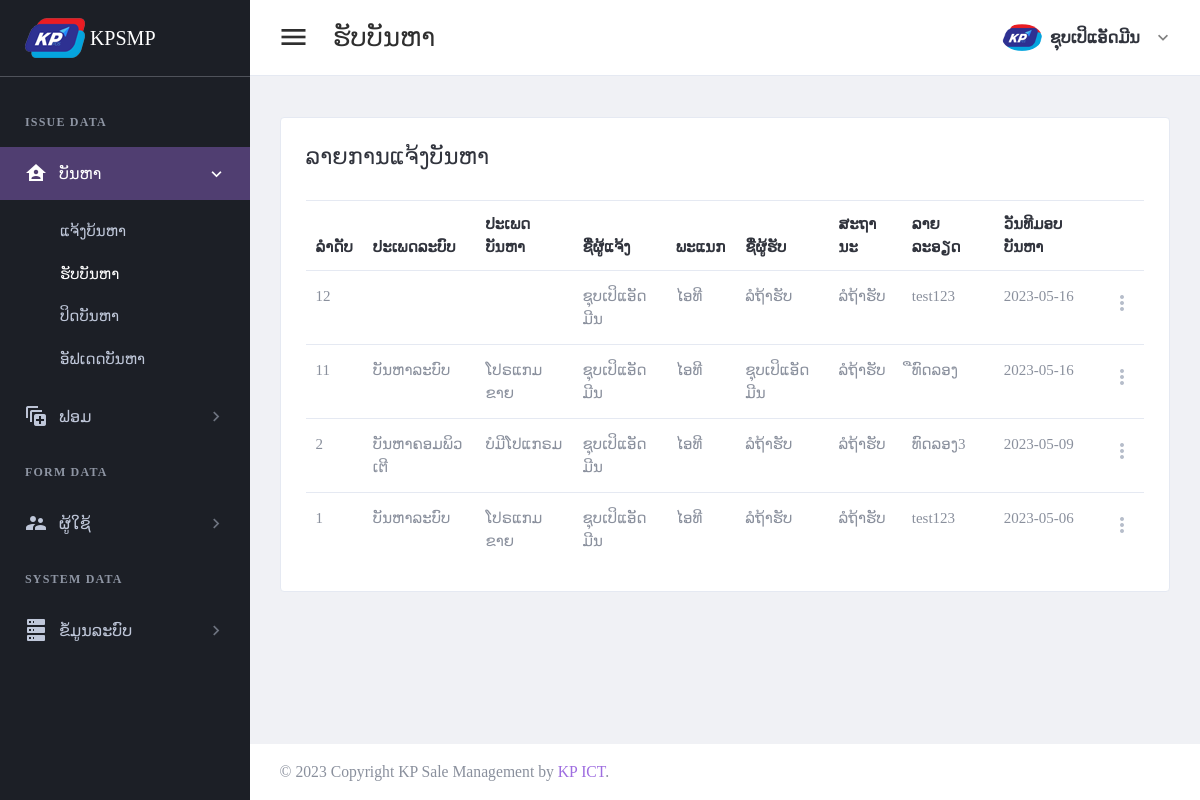
The page /page/issue-recieve.php (signed in) on the database as committed earlier.
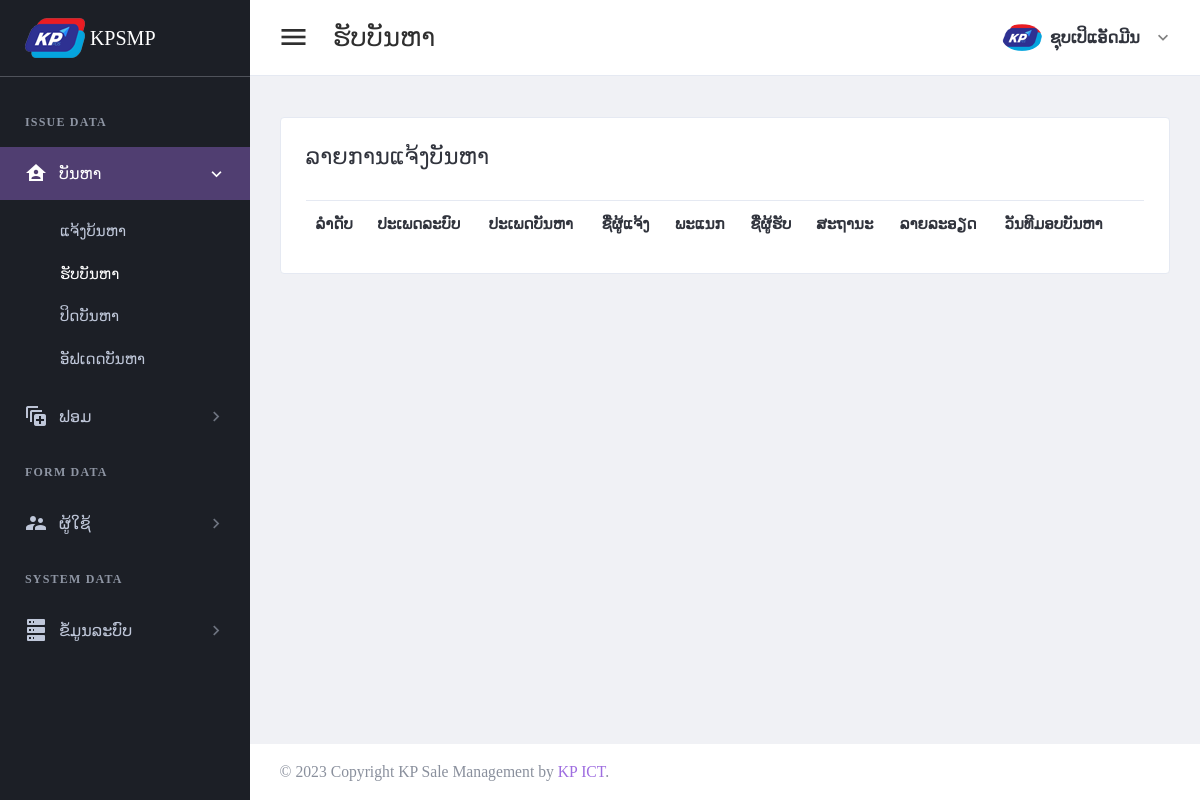
The same page on the database as committed later.
### tables this page shows
CREATE TABLE `tbl_header_title` (
  `ht_id` int(11) NOT NULL,
  `ht_name` varchar(300) DEFAULT NULL
);

CREATE TABLE `tbl_sub_title` (
  `st_id` int(11) NOT NULL,
  `st_name` varchar(300) DEFAULT NULL,
  `icon_code` varchar(100) DEFAULT NULL,
  `ht_id` int(11) DEFAULT NULL
);

CREATE TABLE `tbl_page_title` (
  `pt_id` int(11) NOT NULL,
  `pt_name` varchar(300) DEFAULT NULL,
  `ptf_name` varchar(100) DEFAULT NULL,
  `st_id` int(11) DEFAULT NULL
);

CREATE TABLE `tbl_issue_request` (
  `ir_id` int(11) NOT NULL,
  `ist_id` int(11) DEFAULT NULL,
  `ir_state` int(11) DEFAULT NULL,
  `ir_detail` text DEFAULT NULL,
  `reqeust_by` int(11) DEFAULT NULL,
  `request_date` date DEFAULT NULL,
  `assign_by` int(11) DEFAULT NULL,
  `assign_date` date DEFAULT NULL,
  `rate_point` int(11) DEFAULT NULL
);

CREATE TABLE `tbl_user` (
  `usid` int(11) NOT NULL,
  `full_name` varchar(300) DEFAULT NULL,
  `user_name` varchar(30) DEFAULT NULL,
  `user_password` varchar(30) DEFAULT NULL,
  `role_id` int(11) DEFAULT NULL,
  `depart_id` int(11) DEFAULT NULL,
  `user_status` int(11) DEFAULT NULL,
  `add_by` int(11) DEFAULT NULL,
  `date_register` date DEFAULT NULL
);

CREATE TABLE `tbl_depart` (
  `dp_id` int(11) NOT NULL,
  `dp_name` varchar(150) DEFAULT NULL
);

CREATE TABLE `tbl_issue_status` (
  `is_id` int(11) NOT NULL,
  `is_name` varchar(300) DEFAULT NULL
);

CREATE TABLE `tbl_issue_category` (
  `isc_id` int(11) NOT NULL,
  `isc_name` varchar(50) DEFAULT NULL
);

CREATE TABLE `tbl_issue_type` (
  `ist_id` int(11) NOT NULL,
  `isc_id` int(11) DEFAULT NULL,
  `ist_name` varchar(150) DEFAULT NULL
);

### setting/checksession.php (called while the page is built, shortened)
<?php
	if($_SESSION['id_users'] == "" )
	{
	header("location:logout.php");
	}
	  else{
		$full_name = $_SESSION["full_name"];
		$role_id = $_SESSION["role_id"];
	}
?>

### page/issue-recieve.php (the view, shortened to what the changed rows need)
<?php
include("../setting/checksession.php");
include("../setting/conn.php");
$header_name = "ຮັບບັນຫາ";
$header_click = "1";
?>
<!DOCTYPE html>
<html lang="en" dir="ltr">
<head>
    <?php
    include("../setting/callcss.php");
    ?>
</head>
<body class="navbar-fixed sidebar-fixed" id="body">
    <div class="wrapper">
        <?php include "menu.php"; ?>
        <div class="page-wrapper">
            <div class="content-wrapper">
                <div class="content">
                    <div class="email-wrapper rounded border bg-white">
                        <div class="  no-gutters justify-content-center">
                            <div class="    ">
                                <div class="  p-4 p-xl-5">
                                    <form method="post" id="additemorderfrm">
                                        <table id="productsTable" class="table table-hover table-product" style="width:100%">
                                            <thead>
                                                <tr>
                                                    <th>ລຳດັບ</th>
                                                    <th>ປະເພດລະບົບ</th>
                                                    <th>ປະເພດບັນຫາ</th>
                                                    <th>ຊື່ຜູ້ແຈ້ງ</th>
                                                    <th>ພະແນກ</th>
                                                    <th>ຊື່ຜູ້ຮັບ</th>
                                                    <th>ສະຖານະ</th>
                                                    <th>ລາຍລະອຽດ</th>
                                                    <th>ວັນທີມອບບັນຫາ</th>
                                                    <th></th>
                                                </tr>
                                            </thead>
                                            <tbody>
                                                <?php
                                                $stmt4 = $conn->prepare("SELECT ir_id,is_name,isc_name,ist_name,ir_detail,request_date,dp_name,full_name,assign_by,reqeust_by FROM tbl_issue_request a
                                               left join tbl_issue_type b on a.ist_id = b.ist_id
                                               left join tbl_issue_category c on b.isc_id = c.isc_id
                                               left join tbl_issue_status d on a.ir_state=d.is_id
                                               left join tbl_user e on a.reqeust_by = e.usid
                                               left JOIN tbl_depart f on e.depart_id = f.dp_id
                                               where ir_state ='1'
                                                order by ir_id desc;");
                                                $stmt4->execute();
                                                if ($stmt4->rowCount() > 0) {
                                                    while ($row4 = $stmt4->fetch(PDO::FETCH_ASSOC)) {
                                                        $ir_id = $row4['ir_id'];
                                                        $isc_name = $row4['isc_name'];
                                                        $ist_name = $row4['ist_name'];
                                                        $is_name = $row4['is_name'];
                                                        $dp_name = $row4['dp_name'];
                                                        $request = $row4['full_name'];
                                                        $assy_by = $row4['assign_by'];
                                                        $ir_detail = $row4['ir_detail'];
                                                        $request_date = $row4['request_date'];
                                                ?>
                                                        <tr>
                                                            <td><?php echo "$ir_id"; ?></td>
                                                            <td><?php echo "$isc_name"; ?></td>
                                                            <td><?php echo "$ist_name"; ?></td>
                                                            <td><?php echo "$request"; ?></td>
                                                            <td><?php echo "$dp_name"; ?></td>
                                                            <td><?php if (empty($assy_by)) {
                                                                    echo "ລໍຖ້າຮັບ";
                                                                } else {
                                                                    echo "$full_name";
                                                                }
                                                                ?>
                                                            </td>
                                                            <td><?php echo "$is_name"; ?></td>
                                                            <td><?php echo mb_strimwidth("$ir_detail", 0, 15, "..."); ?></td>
                                                            <td><?php echo "$request_date"; ?></td>
                                                            <td>
                                                                <div class="dropdown">
                                                                    <a class="dropdown-toggle icon-burger-mini" href="#" role="button" id="dropdownMenuLink" data-toggle="dropdown" aria-haspopup="true" aria-expanded="false" data-display="static">
                                                                    </a>
                                                                </div>
                                                            </td>
                                                        </tr>
                                                <?php
                                                    }
                                                }
                                                ?>
                                            </tbody>
                                        </table>
                                    </form>
                                </div>
                            </div>
                        </div>
                    </div>
                </div>
            </div>
        </div>
    </div>
</body>
</html>

### page/menu.php (shortened to what the changed rows need)
<aside class="left-sidebar sidebar-dark" id="left-sidebar">
  <div id="sidebar" class="sidebar sidebar-with-footer">
    <div class="sidebar-left" data-simplebar style="height: 100%;">
      <ul class="nav sidebar-inner" id="sidebar-menu">
        <?php
        $stmt = $conn->prepare(" SELECT distinct a.ht_id,ht_name
        FROM tbl_header_title a
        left join tbl_role_page b on a.ht_id = b.ht_id
        where role_id ='$role_id'
        order by  a.ht_id asc ");
        $stmt->execute();
        if ($stmt->rowCount() > 0) {
          while ($row = $stmt->fetch(PDO::FETCH_ASSOC)) {
            $ht_id = $row['ht_id'];
            $ht_name = $row['ht_name'];
        ?>
            <li class="section-title"> <?php echo "$ht_name"; ?></li>
            <?php
            $stmt1 = $conn->prepare("SELECT distinct a.st_id,st_name,role_id,icon_code
            FROM tbl_sub_title a
            left join tbl_role_page b on a.st_id = b.st_id
            where a.ht_id = '$ht_id' and role_id ='$role_id'
            order by a.st_id asc ");
            $stmt1->execute();
            if ($stmt1->rowCount() > 0) {
              while ($row1 = $stmt1->fetch(PDO::FETCH_ASSOC)) {
                $st_name = $row1['st_name'];
                $st_id = $row1['st_id'];
                $icon_code = $row1['icon_code'];
            ?>
                <li class='has-sub <?php if ($header_click == "$st_id") {  echo "active expand"; } ?>'>
                  <a class="sidenav-item-link" href="javascript:void(0)" data-toggle="collapse" data-target='#<?php echo "$st_name"; ?>' aria-expanded="false" aria-controls="<?php echo "$st_name"; ?>">
                    <i class="mdi <?php echo"$icon_code";?>"></i>
                    <span class="nav-text"> <?php echo "$st_name"; ?> </span> <b class="caret"></b>
                  </a>
                  <ul class='collapse <?php if ($header_click == "$st_id" ) { echo "show"; } ?>' id="<?php echo "$st_name"; ?>" data-parent="#sidebar-menu">
                    <div class="sub-menu">
                      <?php
                      $stmt2 = $conn->prepare(" SELECT pt_name,ptf_name
                      FROM tbl_page_title a
                      left join tbl_role_page b on a.pt_id = b.pt_id
                      where a.st_id = '$st_id' and role_id ='$role_id'
                      order by a.pt_id asc ");
                      $stmt2->execute();
                      if ($stmt2->rowCount() > 0) {
                        while ($row2 = $stmt2->fetch(PDO::FETCH_ASSOC)) {
                          $pt_name = $row2['pt_name'];
                      ?>
                          <li class="<?php if ($header_name ==  $row2['pt_name']) { echo "active"; } ?>">
                            <a class="sidenav-item-link" href='<?php echo $row2['ptf_name'] ?>'>
                              <span class="nav-text"><?php echo"$pt_name";?></span>
                            </a>
                          </li>
                      <?php
                        }
                      }
                      ?>
                    </div>
                  </ul>
              <?php
              }
            }
              ?>
                </li>
            <?php
          }
        }
            ?>
      </ul>
    </div>
  </div>
</aside>

Rows that differ between the two databases and show on the page:
removed tbl_issue_request: ir_id "12", tbl_user.full_name "ຊຸບເປິແອັດມີນ", tbl_depart.dp_name "ໄອທີ", shows "ລໍຖ້າຮັບ", tbl_issue_status.is_name "ລໍຖ້າຮັບ", ir_detail "test123", request_date "2023-05-16"
removed tbl_issue_request: ir_id "11", tbl_issue_category.isc_name "ບັນຫາລະບົບ", ist.ist_name "ໂປຣແກມຂາຍ", tbl_user.full_name "ຊຸບເປິແອັດມີນ", tbl_depart.dp_name "ໄອທີ", tbl_issue_status.is_name "ລໍຖ້າຮັບ", ir_detail "ືທົດລອງ", request_date "2023-05-16"
no longer on this page (row edited): tbl_issue_request: ir_id "2", tbl_issue_category.isc_name "ບັນຫາຄອມພິວເຕີ", ist.ist_name "ບໍມີໂປແກຣມ", tbl_user.full_name "ຊຸບເປິແອັດມີນ", tbl_depart.dp_name "ໄອທີ", shows "ລໍຖ້າຮັບ", tbl_issue_status.is_name "ລໍຖ້າຮັບ", ir_detail "ທົດລອງ3", request_date "2023-05-09"
no longer on this page (row edited): tbl_issue_request: ir_id "1", tbl_issue_category.isc_name "ບັນຫາລະບົບ", ist.ist_name "ໂປຣແກມຂາຍ", tbl_user.full_name "ຊຸບເປິແອັດມີນ", tbl_depart.dp_name "ໄອທີ", shows "ລໍຖ້າຮັບ", tbl_issue_status.is_name "ລໍຖ້າຮັບ", ir_detail "test123", request_date "2023-05-06"
